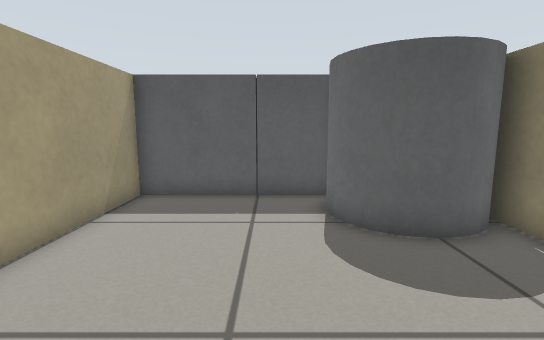
[1] (above)

13 first-person views from a walk through a robot-simulator world made for Gazebo. The camera is 0.57 m above the floor, tilts 8° down and sees 85° across. The floor is counted in squares, 0.25 m on a side. Each view is taken from the middle of a square. On the plan, view 1 faces up. The plan holds only what a view shows up to about 18 squares ahead; the rest is blank.

[2]
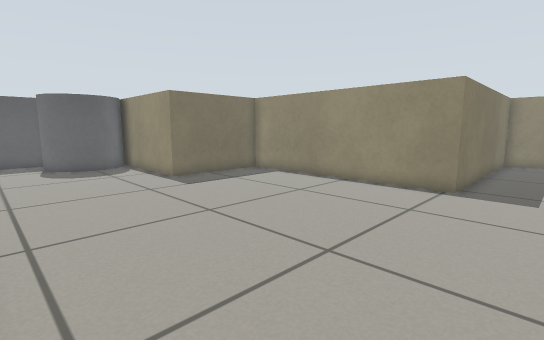

[3]
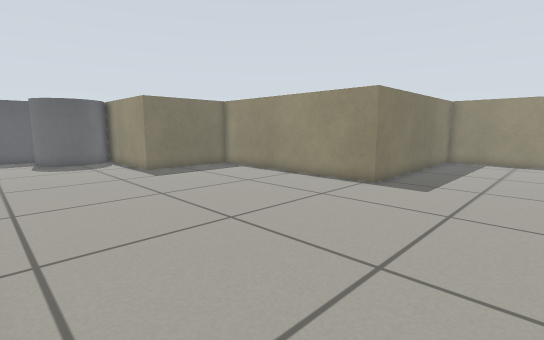

[4]
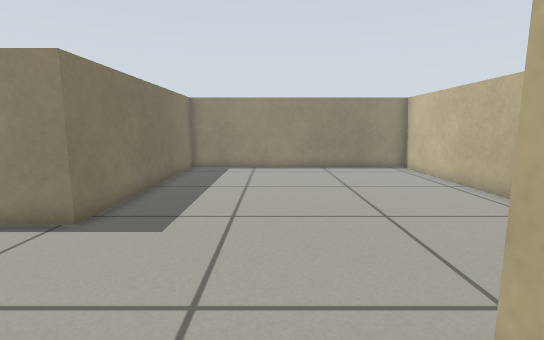

[5]
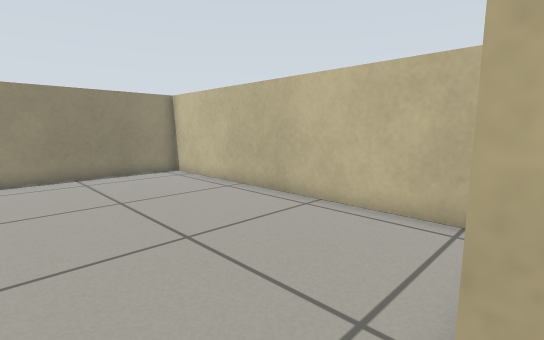

[6]
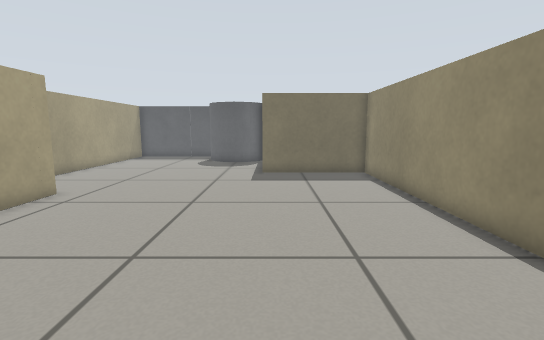

[7]
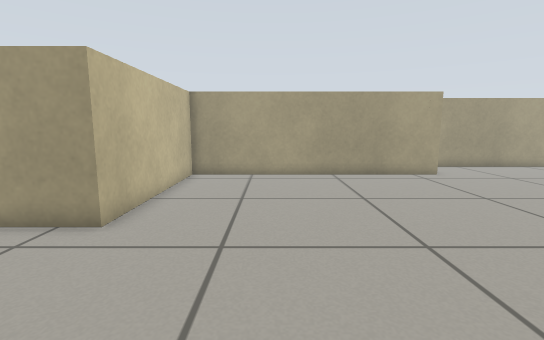

[8]
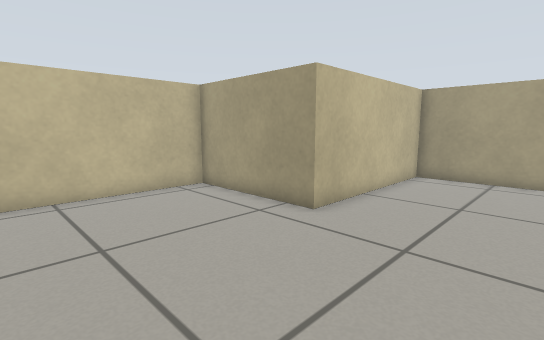

[9]
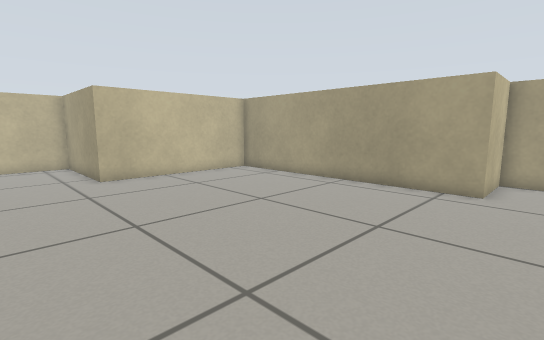

[10]
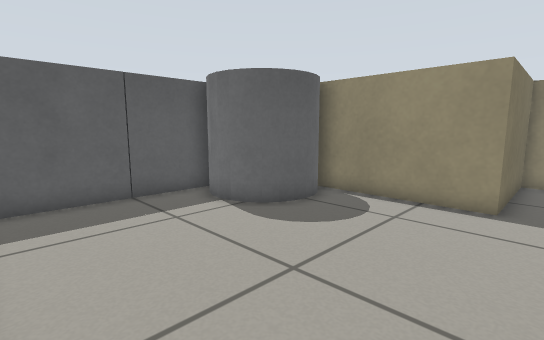

[11]
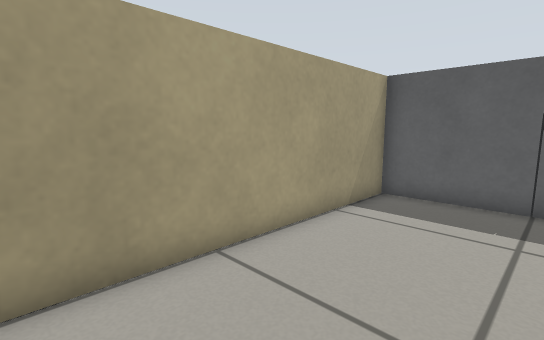

[12]
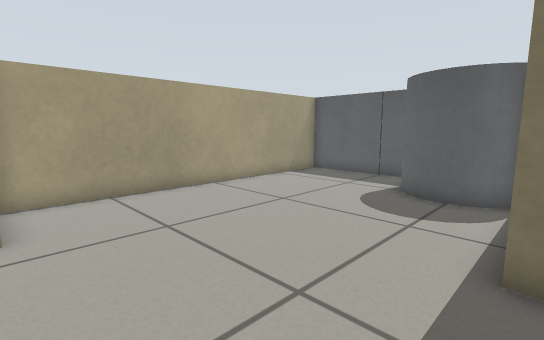

[13]
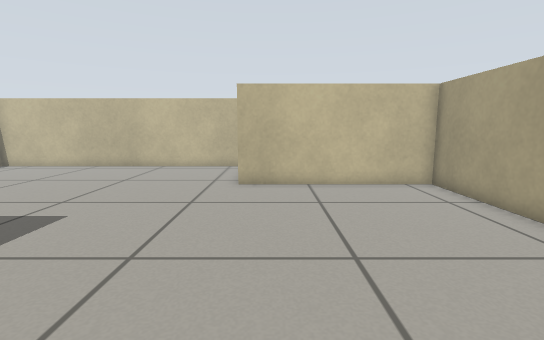

### Floor plan
Key: @ floor where view 1 was taken; # wall or solid block; . floor; B grey box; C grey cylinder.
Columns run from 5 left of view 1 to 21 right of it. Each row starts with its distance up from view 1.
 11     B
 10 #BBBBBBB
  9 #......C
  8 #......C
  7 #......C  C#
  6 #.......CC.#
  5 #..........#
  4 #..........#
  3 #..........#
  2 #..........#
  1 #..........######
  0 #....@..........#
 -1 #...............#
 -2 #...............#
 -3 #...............#
 -4 ####............#
 -5    #............#
 -6    #............#
 -7    #............#
 -8    #............#
 -9    #............###########
-10    #......................#
-11    #......................#
-12    #......................#
-13    #......................#
-14    #......................#
-15    #......................#
-16    #########..............#
-17            #..............#
-18            #..............#
-19            #..............#
-20            #..............#
-21            #..............#
-22            ################

Positions as (right, up) in squares from view 1, and headings:
1: (0, 0), facing up
2: (-1, -12), facing up-right
3: (-1, -15), facing up-right
4: (4, -14), facing right
5: (6, -14), facing down-right
6: (6, -14), facing up
7: (13, -12), facing left
8: (13, -11), facing down-left
9: (10, -2), facing down-left
10: (-4, 0), facing up-right
11: (0, 0), facing up-left
12: (6, -4), facing up-left
13: (5, -4), facing down
